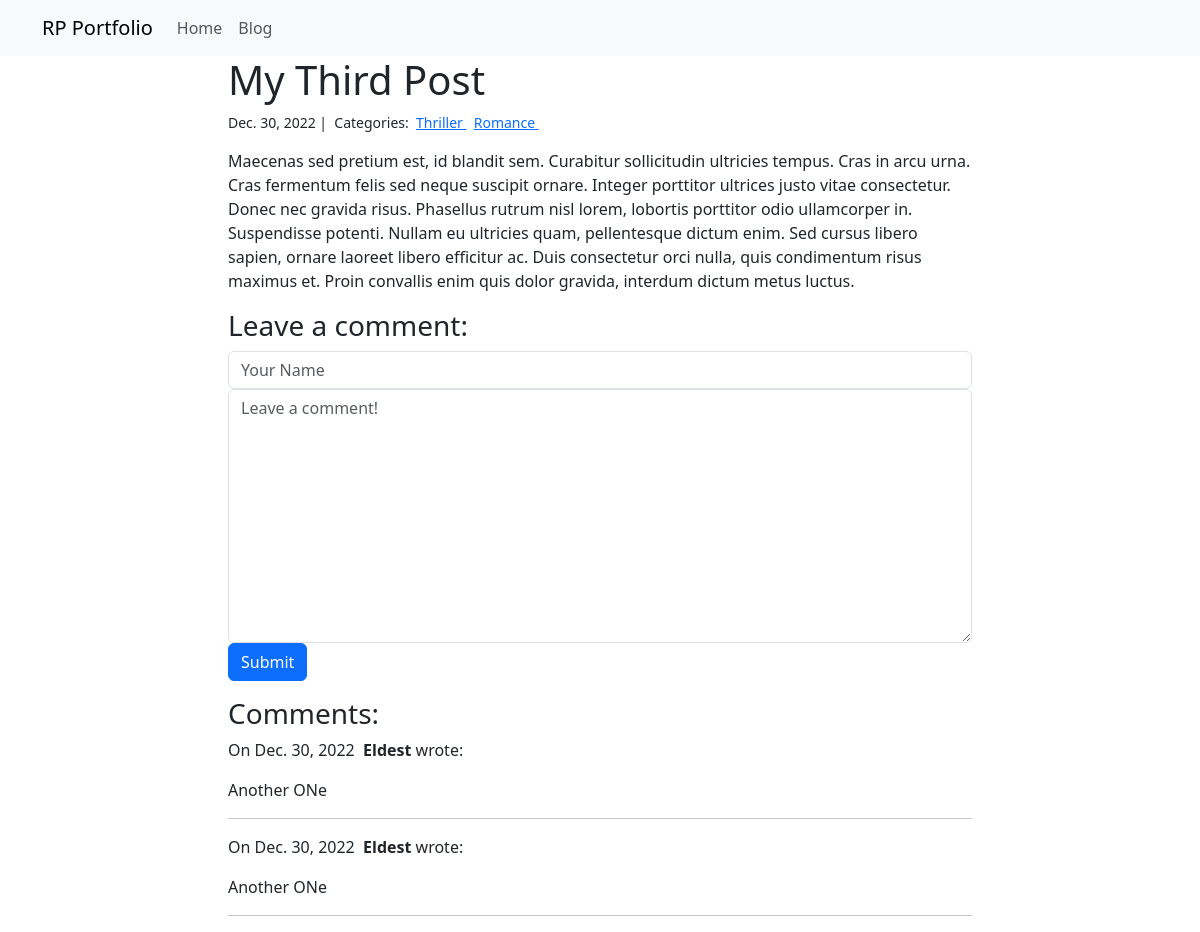
Page /blog/3/ on the committed database.
### blog/models.py (models this page shows, shortened)
class Post(models.Model):
    title = models.CharField(max_length=255)
    body = models.TextField()
    created_on = models.DateTimeField(auto_now_add=True)
    last_modified = models.DateTimeField(auto_now=True)
    categories = models.ManyToManyField('Category', related_name='posts')

class Category(models.Model):
    name = models.CharField(max_length=20)

class Comment(models.Model):
    author = models.CharField(max_length=60)
    body = models.TextField()
    created_on = models.DateTimeField(auto_now_add=True)
    post = models.ForeignKey('Post', on_delete=models.CASCADE)

### blog/views.py (the view, shortened to what this page needs)
# urls.py: path('<int:pk>/', views.detail, name="detail"),
def detail(request, pk):
    post = Post.objects.get(pk=pk)
    form = CommentForm()
    return render(request, "blog/blog_detail.html", {
        "post": post,
        "comments": Comment.objects.filter(post=post),
        "form": form,
    })

### blog/forms.py
class CommentForm(forms.Form):
    author = forms.CharField(
        max_length=60,
        widget=forms.TextInput(attrs={
            "class": "form-control",
            "placeholder": "Your Name"
        })
    )
    body = forms.CharField(widget=forms.Textarea(
        attrs={
            "class": "form-control",
            "placeholder": "Leave a comment!"
        }
    ))

### blog/templates/blog/blog_detail.html (shortened to what this page needs)
{% extends "layout.html" %}
{% block page_content %}
<div class="col-md-8 offset-md-2">
    <h1>{{ post.title }}</h1>
    <small>
        {{ post.created_on.date }} |&nbsp;
        Categories:&nbsp;
        {% for category in post.categories.all %}
        <a href="{% url 'category' category.name %}">
            {{ category.name }}
        </a>&nbsp;
        {% endfor %}
    </small>
    <p>{{ post.body | linebreaks }}</p>
    <h3>Leave a comment:</h3>
    <form action="/blog/{{ post.pk }}/" method="post">
        <div class="form-group">
            {{ form.author }}
        </div>
        <div class="form-group">
            {{ form.body }}
        </div>
        <button type="submit" class="btn btn-primary">Submit</button>
    </form>
    <h3>Comments:</h3>
    {% for comment in comments %}
    <p>
        On {{comment.created_on.date }}&nbsp;
        <b>{{ comment.author }}</b> wrote:
    </p>
    <p>{{ comment.body }}</p>
    <hr>
    {% endfor %}
</div>
{% endblock %}

### rows in the picture
Post: title "My Third Post", created_on "Dec. 30, 2022", body "Maecenas sed pretium est, id blandit sem. Curabitur sollicitudin ultricies tempus. Cras in arcu urna. Cras fermentum felis sed neque suscipit ornare. Integer porttitor ultrices justo vitae consectetur. Donec nec gravida risus. Phasellus rutrum nisl lorem, lobortis porttitor odio ullamcorper in. Suspendisse potenti. Nullam eu ultricies quam, pellentesque dictum enim. Sed cursus libero sapien, ornare laoreet libero efficitur ac. Duis consectetur orci nulla, quis condimentum risus maximus et. Proin convallis enim quis dolor gravida, interdum dictum metus luctus."
Category: name "Thriller"
Category: name "Romance"
Comment: created_on "Dec. 30, 2022", author "Eldest", body "Another ONe"
Comment: created_on "Dec. 30, 2022", author "Eldest", body "Another ONe"
